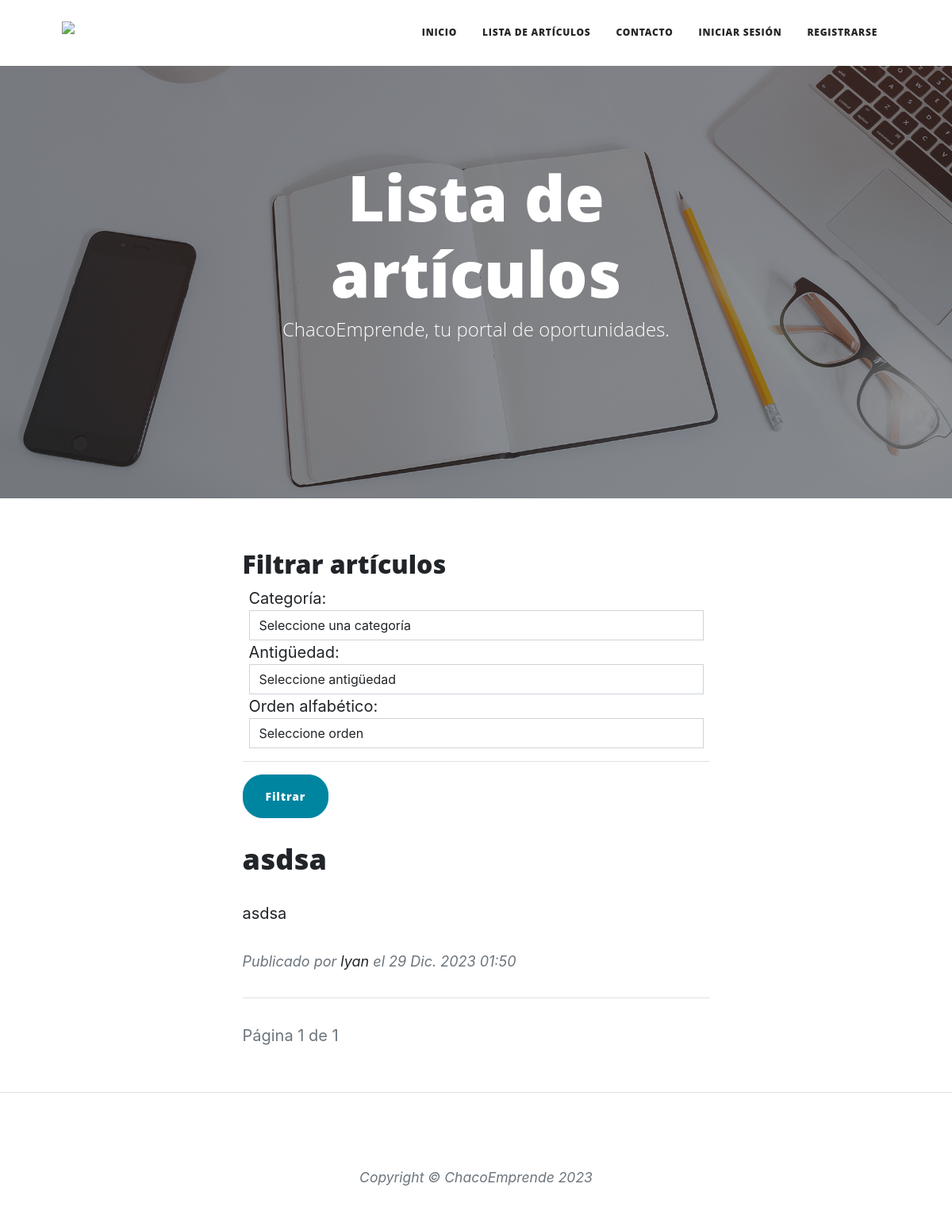
The page /articulos/lista/ on the database its author committed.
### apps/articulos/models.py (models this page shows, shortened)
class Articulo(models.Model):
    titulo = models.CharField(max_length=255)
    contenido = models.TextField()
    imagen = models.ImageField(upload_to='articulos_imagenes/', blank=True, null=True)  # Agregado
    autor = models.ForeignKey(User, on_delete=models.CASCADE)
    fecha_creacion = models.DateTimeField(auto_now_add=True)

### apps/articulos/views.py (the view)
# urls.py: path('lista/', views.lista_articulos, name='lista_articulos'),
def lista_articulos(request):
    articulos = Articulo.objects.all()
    categoria = request.GET.get('categoria')
    if categoria:
        articulos = articulos.filter(categoria=categoria)
    antiguedad = request.GET.get('antiguedad')
    if antiguedad == 'asc':
        articulos = articulos.order_by('fecha_creacion')
    elif antiguedad == 'desc':
        articulos = articulos.order_by('-fecha_creacion')
    orden = request.GET.get('orden')
    if orden == 'asc':
        articulos = articulos.order_by('titulo')
    elif orden == 'desc':
        articulos = articulos.order_by('-titulo')
    paginator = Paginator(articulos, 8)
    page = request.GET.get('page')
    try:
        articulos = paginator.page(page)
    except PageNotAnInteger:
        articulos = paginator.page(1)
    except EmptyPage:
        articulos = paginator.page(paginator.num_pages)
    context = {'articulos': articulos}
    return render(request, 'articulos/lista_articulos.html', context)

### templates/articulos/lista_articulos.html (shortened to what this page needs)
{% extends 'post.html' %}
{%load static%}
{% block contenido %}
<header class="masthead" style="background-image: url('static/assets/img/home-bg.jpg')">
    <div class="container position-relative px-4 px-lg-5">
        <div class="row gx-4 gx-lg-5 justify-content-center">
            <div class="col-md-10 col-lg-8 col-xl-7">
                <div class="site-heading">
                    <h1>Lista de artículos</h1>
                    <span class="subheading">ChacoEmprende, tu portal de oportunidades.</span>
                </div>
            </div>
        </div>
    </div>
</header>
<div class="container px-4 px-lg-5">
    <div class="row gx-4 gx-lg-5 justify-content-center">
        <div class="col-md-10 col-lg-8 col-xl-7">
            <form method="get" action="{% url 'articulos:lista_articulos' %}" class="form-inline mt-3">
                <h2 class="post-title">Filtrar artículos</h2>
                <div class="form-group mx-2">
                    <label for="categoria">Categoría:</label>
                    <select name="categoria" id="categoria" class="form-control">
                        <option value="" selected>Seleccione una categoría</option>
                    </select>
                </div>
                <div class="form-group mx-2">
                    <label for="antiguedad">Antigüedad:</label>
                    <select name="antiguedad" id="antiguedad" class="form-control">
                        <option value="" selected>Seleccione antigüedad</option>
                    </select>
                </div>
                <div class="form-group mx-2">
                    <label for="orden">Orden alfabético:</label>
                    <select name="orden" id="orden" class="form-control">
                        <option value="" selected>Seleccione orden</option>
                    </select>
                </div>
                <hr />
                <button type="submit" class="btn btn-primary" style="border-radius: 25px;">
                     Filtrar
                </button>
            </form>
            {% for articulo in articulos %}
            <div class="post-preview">
                <a href="{% url 'articulos:detalle_articulo' articulo.id %}">
                    <h2 class="post-title">{{ articulo.titulo }}</h2>
                    <p>{{ articulo.contenido|truncatewords:30 }}</p>
                </a>
                <p class="post-meta">
                    Publicado por <a href="#!">{{ articulo.autor.username }}</a> el {{ articulo.fecha_creacion }}
                </p>
            </div>
            <hr class="my-4" />
            {% endfor %}
            <p class="text-muted">Página {{ articulos.number }} de {{ articulos.paginator.num_pages }}</p>
        </div>
    </div>
</div>
<footer class="border-top">
    <div class="container px-4 px-lg-5">
        <div class="row gx-4 gx-lg-5 justify-content-center">
            <div class="col-md-10 col-lg-8 col-xl-7">
                <ul class="list-inline text-center">
                </ul>
                <div class="small text-center text-muted fst-italic">Copyright &copy; ChacoEmprende 2023</div>
            </div>
        </div>
    </div>
</footer>
</body>
{% endblock contenido %}

### rows shown on the page
Articulo: titulo "asdsa", contenido "asdsa", autor.username "lyan", fecha_creacion "29 Dic. 2023 01:50"

### other values the page prints
{{ articulos.number }} "1"
{{ articulos.paginator.num_pages }} "1"
